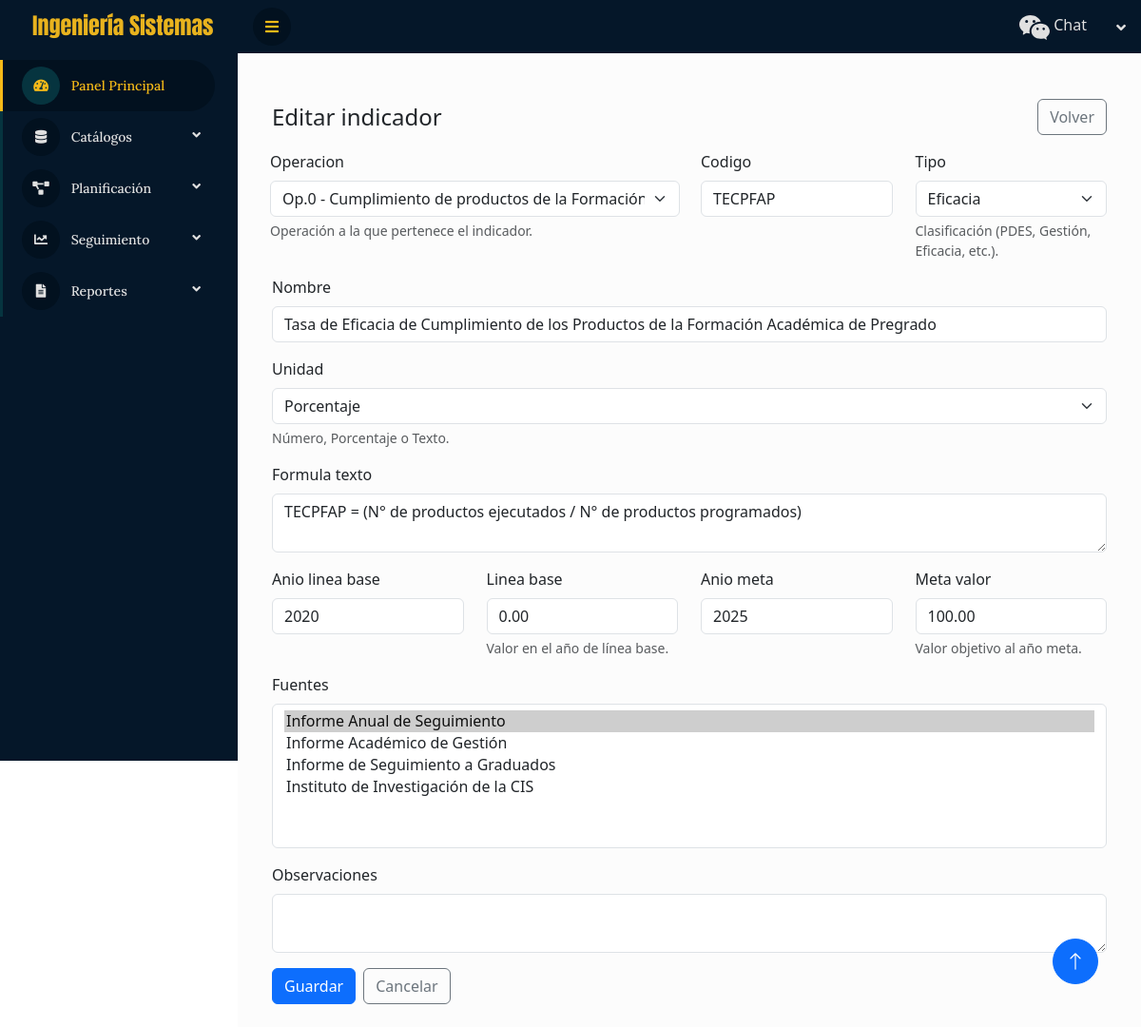
The page /indicadores/1/editar/ on the database its author committed.
### cis/models.py (models this page shows, shortened)
class TimeStampedModel(models.Model):
    creado = models.DateTimeField(auto_now_add=True)
    actualizado = models.DateTimeField(auto_now=True)
    class Meta:
        abstract = True

class Indicador(TimeStampedModel):
    operacion = models.ForeignKey(Operacion, on_delete=models.CASCADE, related_name="indicadores")
    codigo = models.CharField(max_length=30, blank=True)  # si manejas un código interno del indicador
    nombre = models.CharField(max_length=300)  # “Nº de matriculados…”, “Tasa de eficacia…”
    tipo = models.CharField(max_length=20, choices=TipoIndicador.choices, default=TipoIndicador.OTRO)
    unidad = models.CharField(max_length=3, choices=UnidadMedida.choices, default=UnidadMedida.NUMERO)
    formula_texto = models.TextField(blank=True)  # “TECPFAP = …” o “N/C”
    anio_linea_base = models.PositiveSmallIntegerField(default=2020)
    linea_base = models.DecimalField(**DECIMALS, null=True, blank=True)
    anio_meta = models.PositiveSmallIntegerField(default=2025)
    meta_valor = models.DecimalField(**DECIMALS, null=True, blank=True)
    fuentes = models.ManyToManyField(FuenteInformacion, blank=True, related_name="indicadores")
    observaciones = models.TextField(blank=True)
    class Meta:
        unique_together = [("operacion","nombre")]
        indexes = [models.Index(fields=["operacion","nombre"]), models.Index(fields=["tipo","unidad"])]
        verbose_name = "Indicador"

### cis/views.py (the view, shortened to what this page needs)
# urls.py: path("indicadores/<int:pk>/editar/", views.IndicadorUpdateView.as_view(), name="indicador_update"),
class IndicadorUpdateView(UpdateView):
    model = Indicador
    form_class = IndicadorForm
    template_name = "planificacion/indicador_form.html"
    success_url = reverse_lazy("indicador_list")

### cis/models.py (called while the page is built)
    def __str__(self): return f"Op.{self.codigo or '-'} - {self.descripcion[:60]}"

    def __str__(self): return self.nombre

### cis/templatetags/bootstrap_extras.py (called while the page is built)
@register.inclusion_tag("planificacion/_bs_field.html")
def render_bs_field(field, show_label=True):
    widget_class = "form-select" if field.field.widget.__class__.__name__ in ("Select", "SelectMultiple") else "form-control"
    prev_cls = field.field.widget.attrs.get("class", "")
    field.field.widget.attrs["class"] = f"{prev_cls} {widget_class}".strip()
    return {"field": field, "show_label": show_label}

### cis/templates/planificacion/indicador_form.html (shortened to what this page needs)
 {% extends "base.html" %} {% load bootstrap_extras %} {% block content %}
<div class="container py-4">
  <div class="d-flex justify-content-between align-items-center mb-3">
    <h1 class="h4 mb-0">{% if object %}Editar{% else %}Nuevo{% endif %} indicador</h1>
    <a href="{% url 'indicador_list' %}" class="btn btn-outline-secondary">Volver</a>
  </div>
  <form method="post" novalidate>
    <div class="row">
      <div class="col-md-6">{% render_bs_field form.operacion %}</div>
      <div class="col-md-3">{% render_bs_field form.codigo %}</div>
      <div class="col-md-3">{% render_bs_field form.tipo %}</div>
    </div>
    {% render_bs_field form.nombre %} {% render_bs_field form.unidad %} {% render_bs_field form.formula_texto %}
    <div class="row">
      <div class="col-md-3">{% render_bs_field form.anio_linea_base %}</div>
      <div class="col-md-3">{% render_bs_field form.linea_base %}</div>
      <div class="col-md-3">{% render_bs_field form.anio_meta %}</div>
      <div class="col-md-3">{% render_bs_field form.meta_valor %}</div>
    </div>
    {% render_bs_field form.fuentes %} {% render_bs_field form.observaciones %}
    <div class="d-flex gap-2">
      <button class="btn btn-primary" type="submit">Guardar</button>
      <a href="{% url 'indicador_list' %}" class="btn btn-outline-secondary">Cancelar</a>
    </div>
  </form>
</div>
{% endblock %}

### cis/templates/planificacion/_bs_field.html (shortened to what this page needs)
<div class="mb-3">
  {% if show_label %}
  <label class="form-label" for="{{ field.id_for_label }}">{{ field.label }}</label>
  {% endif %} {{ field }} {% if field.help_text %}
  <div class="form-text">{{ field.help_text }}</div>
  {% endif %}
</div>

### cis/static/css/style.css (style rules this page uses)
.col-md-6, .col-11 { padding: 0 10px; }
select { width: 100%; max-width: 100%; box-sizing: border-box; }
:root { --primary: #f5ba18; --secondary: #06343f; ; --light: #e0e0e0; --dark: #02111f; ; }
.btn { transition: 0.5s; }

### rows shown on the page
Indicador: operacion "Op.0 - Cumplimiento de productos de la Formación Académica de Pregr", codigo "TECPFAP", tipo "Eficacia", nombre "Tasa de Eficacia de Cumplimiento de los Productos de la Formación Académica de Pregrado", unidad "Porcentaje", formula_texto "TECPFAP = (N° de productos ejecutados / N° de productos programados)", anio_linea_base "2020", linea_base "0.00", anio_meta "2025", meta_valor "100.00"

### other values the page prints
{{ field.label }} "Operacion Codigo Tipo Nombre Unidad Formula texto Anio linea base Linea base Anio meta Meta valor Fuentes Observaciones"
{{ field.help_text }} "Operación a la que pertenece el indicador. Clasificación (PDES, Gestión, Eficacia, etc.). Número, Porcentaje o Texto. Valor en el año de línea base. Valor objetivo al año meta."
